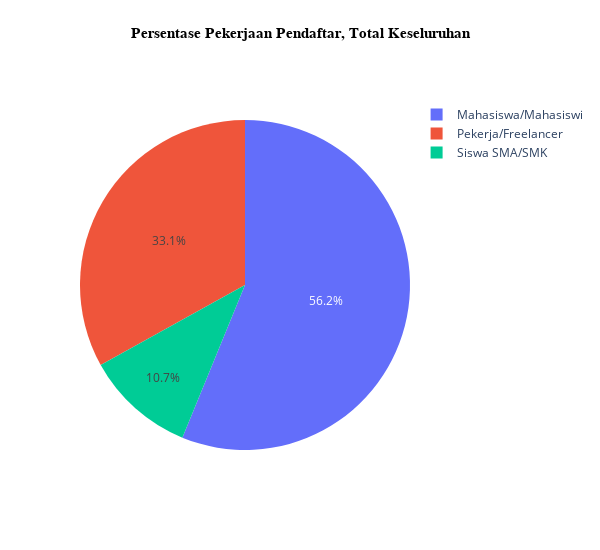

Notebook code cell kept with this figure:
### Code cell
Job_Status = df["Pekerjaan"].value_counts().reset_index()
Job_Status.columns = ["Pekerjaan", "Jumlah Pendaftar"]
fig = px.pie(
    Job_Status,
    names= "Pekerjaan",
    values= "Jumlah Pendaftar",
    title = "Persentase Pekerjaan Pendaftar, Total Keseluruhan"
)

fig.update_layout(
    width=600,   # Lebar figur
    height=550,   # Tinggi figur
    title_font=dict(family="Arial", size=15, color="black", weight="bold"),  # Mengatur ukuran font
    title_x=0.5,               # Menyelaraskan judul di tengah
    title_y=0.95,  
)

fig.show()

### Figure 1 — Plotly figure (JSON) as saved in the notebook; plotly's stock layout.template omitted (floating-point values rounded to 4 significant figures)
{"data": [{"domain": {"x": [0, 1], "y": [0, 1]}, "hovertemplate": "Pekerjaan=%{label}<br>Jumlah Pendaftar=%{value}<extra></extra>", "labels": ["Mahasiswa/Mahasiswi", "Pekerja/Freelancer", "Siswa SMA/SMK"], "legendgroup": "", "name": "", "showlegend": true, "type": "pie", "values": [68, 40, 13]}], "layout": {"height": 550, "legend": {"tracegroupgap": 0}, "title": {"font": {"color": "black", "family": "Arial", "size": 15, "weight": "bold"}, "text": "Persentase Pekerjaan Pendaftar, Total Keseluruhan", "x": 0.5, "y": 0.95}, "width": 600}}
